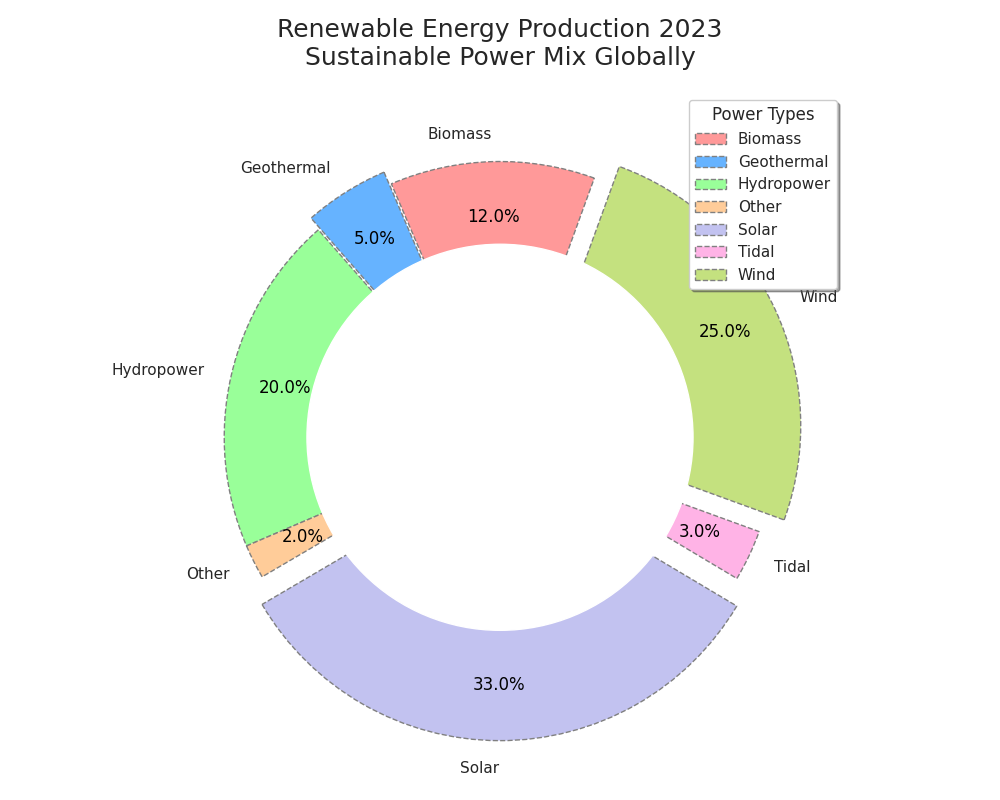

This figure's Python source:
import matplotlib.pyplot as plt

# Data for renewable energy production in 2023
energy_sources = ['Biomass', 'Geothermal', 'Hydropower', 'Other', 'Solar', 'Tidal', 'Wind']
energy_share = [12, 5, 20, 2, 33, 3, 25]

# Updated colors, marker styles, and explosion settings
colors = ['#ff9999', '#66b3ff', '#99ff99', '#ffcc99', '#c2c2f0', '#ffb3e6', '#c4e17f']
explode = (0, 0.05, 0, 0, 0.1, 0, 0.1)

plt.figure(figsize=(10, 8))
wedges, texts, autotexts = plt.pie(
    energy_share, 
    explode=explode, 
    labels=energy_sources, 
    autopct='%1.1f%%', 
    startangle=70, 
    colors=colors, 
    pctdistance=0.8, 
    wedgeprops={'edgecolor': 'gray', 'linestyle': 'dashed'}, 
    shadow=False
)

for text in texts:
    text.set_fontsize(11)
for autotext in autotexts:
    autotext.set_fontsize(12)
    autotext.set_color('black')
    autotext.set_fontweight('regular')

centre_circle = plt.Circle((0, 0), 0.70, fc='white')
fig = plt.gcf()
fig.gca().add_artist(centre_circle)

plt.title('Renewable Energy Production 2023\nSustainable Power Mix Globally', fontsize=18, fontweight='regular', pad=20)

# Adjusted legend positioning and style
plt.legend(wedges, energy_sources, title="Power Types", loc="best", fancybox=True, shadow=True)

plt.tight_layout()
plt.show()
